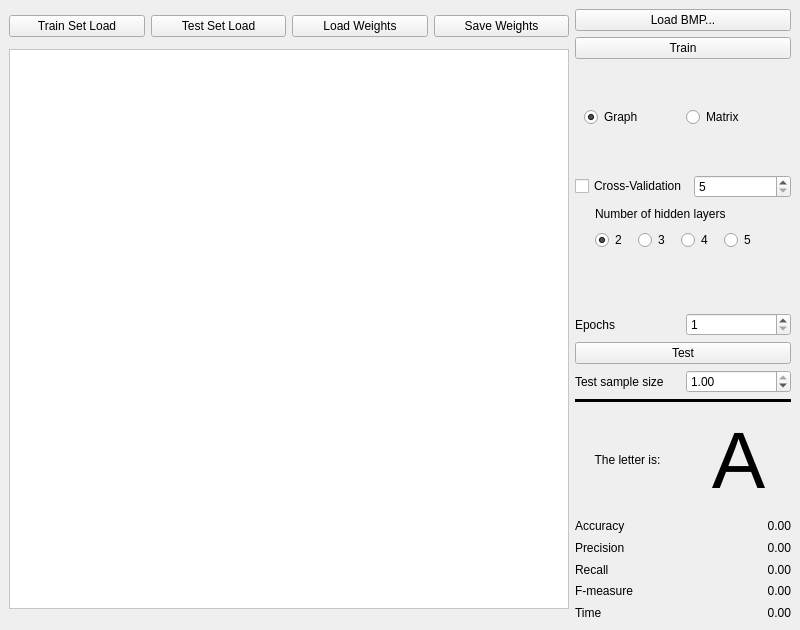
<?xml version="1.0" encoding="UTF-8"?>
<ui version="4.0">
 <class>MainWindow</class>
 <widget class="QMainWindow" name="MainWindow">
  <property name="geometry">
   <rect>
    <x>0</x>
    <y>0</y>
    <width>800</width>
    <height>630</height>
   </rect>
  </property>
  <property name="sizePolicy">
   <sizepolicy hsizetype="Maximum" vsizetype="Maximum">
    <horstretch>78</horstretch>
    <verstretch>0</verstretch>
   </sizepolicy>
  </property>
  <property name="minimumSize">
   <size>
    <width>800</width>
    <height>630</height>
   </size>
  </property>
  <property name="maximumSize">
   <size>
    <width>800</width>
    <height>614</height>
   </size>
  </property>
  <property name="windowTitle">
   <string>Multilayer Perceptron - Wsulu Jmadie Sshunpik</string>
  </property>
  <widget class="QWidget" name="centralwidget">
   <layout class="QHBoxLayout" name="horizontalLayout_15">
    <item>
     <layout class="QVBoxLayout" name="verticalLayout_3" stretch="0,1">
      <property name="bottomMargin">
       <number>5</number>
      </property>
      <item>
       <layout class="QHBoxLayout" name="horizontalLayout_14">
        <item>
         <layout class="QHBoxLayout" name="horizontalLayout_13">
          <item>
           <widget class="QPushButton" name="button_train_load">
            <property name="text">
             <string>Train Set Load</string>
            </property>
           </widget>
          </item>
          <item>
           <widget class="QPushButton" name="button_test_load">
            <property name="text">
             <string>Test Set Load</string>
            </property>
           </widget>
          </item>
         </layout>
        </item>
        <item>
         <layout class="QHBoxLayout" name="horizontalLayout_3">
          <item>
           <widget class="QPushButton" name="button_load_weight">
            <property name="text">
             <string>Load Weights</string>
            </property>
           </widget>
          </item>
          <item>
           <widget class="QPushButton" name="button_save_weight">
            <property name="text">
             <string>Save Weights</string>
            </property>
           </widget>
          </item>
         </layout>
        </item>
       </layout>
      </item>
      <item>
       <widget class="QGraphicsView" name="graphicsView">
        <property name="sizePolicy">
         <sizepolicy hsizetype="Fixed" vsizetype="Fixed">
          <horstretch>1</horstretch>
          <verstretch>1</verstretch>
         </sizepolicy>
        </property>
        <property name="minimumSize">
         <size>
          <width>560</width>
          <height>560</height>
         </size>
        </property>
        <property name="maximumSize">
         <size>
          <width>560</width>
          <height>560</height>
         </size>
        </property>
        <property name="styleSheet">
         <string notr="true">background: white;</string>
        </property>
        <property name="alignment">
         <set>Qt::AlignHCenter|Qt::AlignTop</set>
        </property>
       </widget>
      </item>
     </layout>
    </item>
    <item>
     <layout class="QVBoxLayout" name="verticalLayout_2">
      <item>
       <widget class="QPushButton" name="button_loadBMP">
        <property name="text">
         <string>Load BMP...</string>
        </property>
       </widget>
      </item>
      <item>
       <widget class="QPushButton" name="button_train">
        <property name="text">
         <string>Train</string>
        </property>
       </widget>
      </item>
      <item>
       <widget class="QWidget" name="matrix_type" native="true">
        <layout class="QHBoxLayout" name="horizontalLayout_9">
         <item>
          <widget class="QRadioButton" name="radio_graph">
           <property name="text">
            <string>Graph</string>
           </property>
           <property name="checked">
            <bool>true</bool>
           </property>
          </widget>
         </item>
         <item>
          <widget class="QRadioButton" name="radio_matrix">
           <property name="text">
            <string>Matrix</string>
           </property>
          </widget>
         </item>
        </layout>
       </widget>
      </item>
      <item>
       <layout class="QHBoxLayout" name="horizontalLayout_11">
        <item>
         <widget class="QCheckBox" name="checkBox">
          <property name="text">
           <string>Cross-Validation</string>
          </property>
         </widget>
        </item>
        <item>
         <widget class="QSpinBox" name="spinBox_crossvalidation">
          <property name="minimum">
           <number>5</number>
          </property>
          <property name="maximum">
           <number>10</number>
          </property>
          <property name="singleStep">
           <number>5</number>
          </property>
         </widget>
        </item>
       </layout>
      </item>
      <item>
       <widget class="QWidget" name="widget" native="true">
        <widget class="QWidget" name="">
         <property name="geometry">
          <rect>
           <x>20</x>
           <y>0</y>
           <width>166</width>
           <height>46</height>
          </rect>
         </property>
         <layout class="QVBoxLayout" name="verticalLayout">
          <item>
           <widget class="QLabel" name="label">
            <property name="text">
             <string>Number of hidden layers</string>
            </property>
           </widget>
          </item>
          <item>
           <layout class="QHBoxLayout" name="horizontalLayout">
            <item>
             <widget class="QRadioButton" name="layers_2">
              <property name="text">
               <string>2</string>
              </property>
              <property name="checked">
               <bool>true</bool>
              </property>
              <property name="autoExclusive">
               <bool>true</bool>
              </property>
             </widget>
            </item>
            <item>
             <widget class="QRadioButton" name="layers_3">
              <property name="text">
               <string>3</string>
              </property>
              <property name="autoExclusive">
               <bool>true</bool>
              </property>
             </widget>
            </item>
            <item>
             <widget class="QRadioButton" name="layers_4">
              <property name="text">
               <string>4</string>
              </property>
              <property name="autoExclusive">
               <bool>true</bool>
              </property>
             </widget>
            </item>
            <item>
             <widget class="QRadioButton" name="layers_5">
              <property name="text">
               <string>5</string>
              </property>
              <property name="autoExclusive">
               <bool>true</bool>
              </property>
             </widget>
            </item>
           </layout>
          </item>
         </layout>
        </widget>
       </widget>
      </item>
      <item>
       <layout class="QHBoxLayout" name="horizontalLayout_10">
        <item>
         <widget class="QLabel" name="label_epochs">
          <property name="text">
           <string>Epochs</string>
          </property>
          <property name="margin">
           <number>5</number>
          </property>
         </widget>
        </item>
        <item>
         <widget class="QSpinBox" name="spinBox_epochs">
          <property name="minimum">
           <number>1</number>
          </property>
          <property name="maximum">
           <number>10</number>
          </property>
         </widget>
        </item>
       </layout>
      </item>
      <item>
       <widget class="QPushButton" name="button_test">
        <property name="text">
         <string>Test</string>
        </property>
       </widget>
      </item>
      <item>
       <layout class="QHBoxLayout" name="horizontalLayout_2">
        <item>
         <widget class="QLabel" name="label_sample_size">
          <property name="text">
           <string>Test sample size</string>
          </property>
         </widget>
        </item>
        <item>
         <widget class="QDoubleSpinBox" name="doubleSpinBox_sample_size">
          <property name="maximum">
           <double>1.000000000000000</double>
          </property>
          <property name="singleStep">
           <double>0.050000000000000</double>
          </property>
          <property name="value">
           <double>1.000000000000000</double>
          </property>
         </widget>
        </item>
       </layout>
      </item>
      <item>
       <widget class="Line" name="line">
        <property name="minimumSize">
         <size>
          <width>0</width>
          <height>1</height>
         </size>
        </property>
        <property name="frameShadow">
         <enum>QFrame::Plain</enum>
        </property>
        <property name="lineWidth">
         <number>5</number>
        </property>
        <property name="midLineWidth">
         <number>4</number>
        </property>
        <property name="orientation">
         <enum>Qt::Horizontal</enum>
        </property>
       </widget>
      </item>
      <item>
       <layout class="QHBoxLayout" name="horizontalLayout_12">
        <item>
         <widget class="QLabel" name="label_the_letter_is">
          <property name="text">
           <string>The letter is:</string>
          </property>
          <property name="alignment">
           <set>Qt::AlignCenter</set>
          </property>
         </widget>
        </item>
        <item>
         <widget class="QLabel" name="label_recognized_letter">
          <property name="minimumSize">
           <size>
            <width>0</width>
            <height>45</height>
           </size>
          </property>
          <property name="font">
           <font>
            <pointsize>60</pointsize>
           </font>
          </property>
          <property name="text">
           <string>A</string>
          </property>
          <property name="alignment">
           <set>Qt::AlignCenter</set>
          </property>
         </widget>
        </item>
       </layout>
      </item>
      <item>
       <layout class="QVBoxLayout" name="verticalLayout_4">
        <item>
         <layout class="QHBoxLayout" name="horizontalLayout_4">
          <item>
           <widget class="QLabel" name="label_accuracy">
            <property name="text">
             <string>Accuracy</string>
            </property>
           </widget>
          </item>
          <item>
           <widget class="QLabel" name="label_accuracy_value">
            <property name="text">
             <string>0.00</string>
            </property>
            <property name="alignment">
             <set>Qt::AlignRight|Qt::AlignTrailing|Qt::AlignVCenter</set>
            </property>
           </widget>
          </item>
         </layout>
        </item>
        <item>
         <layout class="QHBoxLayout" name="horizontalLayout_5">
          <item>
           <widget class="QLabel" name="label_precision">
            <property name="text">
             <string>Precision</string>
            </property>
           </widget>
          </item>
          <item>
           <widget class="QLabel" name="label_precision_value">
            <property name="text">
             <string>0.00</string>
            </property>
            <property name="alignment">
             <set>Qt::AlignRight|Qt::AlignTrailing|Qt::AlignVCenter</set>
            </property>
           </widget>
          </item>
         </layout>
        </item>
        <item>
         <layout class="QHBoxLayout" name="horizontalLayout_6">
          <item>
           <widget class="QLabel" name="label_recall">
            <property name="text">
             <string>Recall</string>
            </property>
           </widget>
          </item>
          <item>
           <widget class="QLabel" name="label_recall_value">
            <property name="text">
             <string>0.00</string>
            </property>
            <property name="alignment">
             <set>Qt::AlignRight|Qt::AlignTrailing|Qt::AlignVCenter</set>
            </property>
           </widget>
          </item>
         </layout>
        </item>
        <item>
         <layout class="QHBoxLayout" name="horizontalLayout_7">
          <item>
           <widget class="QLabel" name="label_f_measure">
            <property name="text">
             <string>F-measure</string>
            </property>
           </widget>
          </item>
          <item>
           <widget class="QLabel" name="label_f_measure_value">
            <property name="text">
             <string>0.00</string>
            </property>
            <property name="alignment">
             <set>Qt::AlignRight|Qt::AlignTrailing|Qt::AlignVCenter</set>
            </property>
           </widget>
          </item>
         </layout>
        </item>
        <item>
         <layout class="QHBoxLayout" name="horizontalLayout_8">
          <item>
           <widget class="QLabel" name="label_time">
            <property name="text">
             <string>Time</string>
            </property>
           </widget>
          </item>
          <item>
           <widget class="QLabel" name="label_time_value">
            <property name="text">
             <string>0.00</string>
            </property>
            <property name="alignment">
             <set>Qt::AlignRight|Qt::AlignTrailing|Qt::AlignVCenter</set>
            </property>
           </widget>
          </item>
         </layout>
        </item>
       </layout>
      </item>
     </layout>
    </item>
   </layout>
  </widget>
 </widget>
 <resources/>
 <connections/>
</ui>
